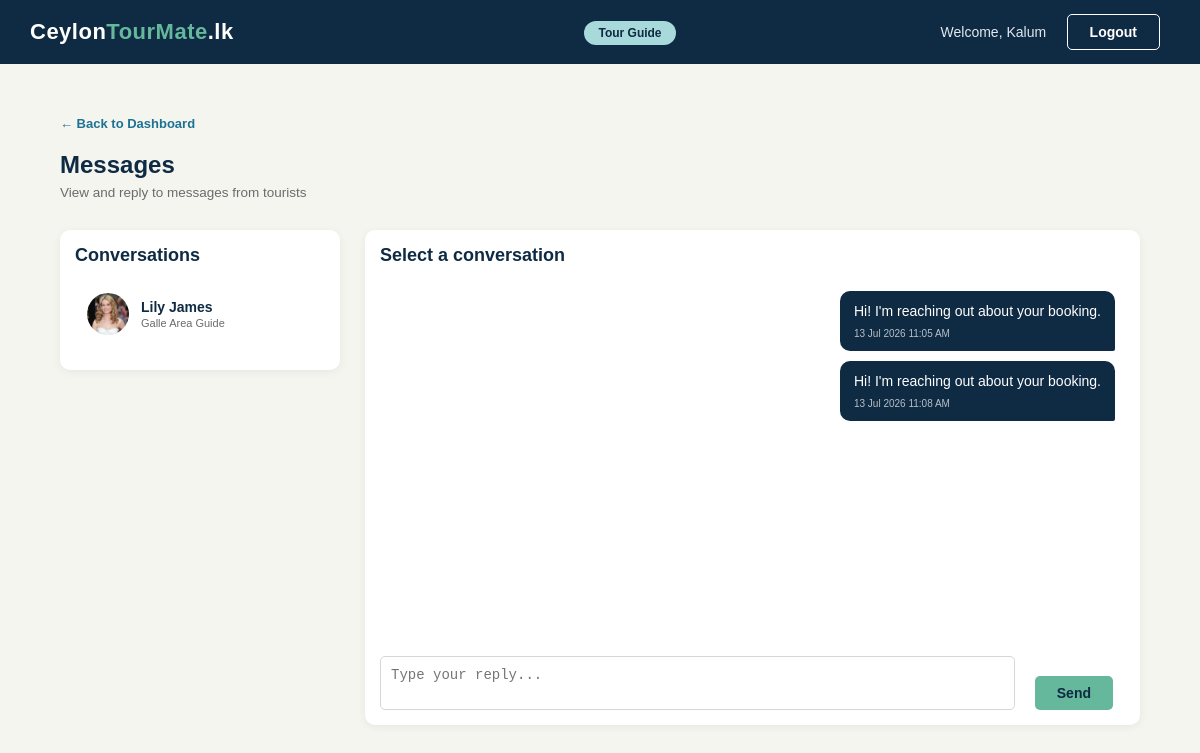
The page /tourguidemessages.php?user_id=9&listing_id=17 (signed in) on the database its author committed.
### tables this page shows
CREATE TABLE `messages` (
  `id` int(11) NOT NULL,
  `sender_id` int(11) DEFAULT NULL,
  `receiver_id` int(11) DEFAULT NULL,
  `listing_id` int(11) DEFAULT NULL,
  `message` text DEFAULT NULL,
  `is_read` tinyint(4) DEFAULT 0,
  `created_at` timestamp NOT NULL DEFAULT current_timestamp()
);

CREATE TABLE `listings` (
  `id` int(11) NOT NULL,
  `user_id` int(11) DEFAULT NULL,
  `title` varchar(255) DEFAULT NULL,
  `description` text DEFAULT NULL,
  `location` varchar(255) DEFAULT NULL,
  `city` varchar(100) DEFAULT NULL,
  `price` decimal(10,2) DEFAULT NULL,
  `status` enum('pending','approved','rejected') DEFAULT 'pending',
  `type` enum('tour_guide','shop','hotel','experience') DEFAULT NULL,
  `created_at` timestamp NOT NULL DEFAULT current_timestamp(),
  `is_deleted` tinyint(1) NOT NULL DEFAULT 0
);

### Classes/Message.php (called while the page is built, shortened)
<?php
class Message {
    public static function getConversations($userId) {
    $conn = DBconnection::getInstance()->getConnection();
    $sql = "SELECT
                m.*,
                CASE WHEN m.sender_id = ? THEN r.firstname ELSE s.firstname END as firstname,
                CASE WHEN m.sender_id = ? THEN r.lastname ELSE s.lastname END as lastname,
                CASE WHEN m.sender_id = ? THEN r.profile_pic ELSE s.profile_pic END as profile_pic,
                CASE WHEN m.sender_id = ? THEN m.receiver_id ELSE m.sender_id END as other_user_id,
                l.title as listing_title,
                COUNT(CASE WHEN m.is_read = 0 AND m.receiver_id = ? THEN 1 END) as unread_count
            FROM messages m
            JOIN users s ON m.sender_id = s.id
            JOIN users r ON m.receiver_id = r.id
            JOIN listings l ON m.listing_id = l.id
            WHERE m.sender_id = ? OR m.receiver_id = ?
            GROUP BY
                CASE WHEN m.sender_id = ? THEN m.receiver_id ELSE m.sender_id END,
                m.listing_id
            ORDER BY m.created_at DESC";
    $stmt = $conn->prepare($sql);
    $stmt->bind_param("iiiiiiii",
        $userId, $userId, $userId, $userId,
        $userId, $userId, $userId, $userId
    );
    $stmt->execute();
    $result = $stmt->get_result();
    $conversations = [];
    while ($row = $result->fetch_assoc()) {
        $conversations[] = $row;
    }
    return $conversations;
}
    public static function getThread($userId, $otherUserId, $listingId) {
        $conn = DBconnection::getInstance()->getConnection();
        $sql = "SELECT m.*, u.firstname, u.lastname, u.profile_pic
                FROM messages m
                JOIN users u ON m.sender_id = u.id
                WHERE ((m.sender_id = ? AND m.receiver_id = ?)
                OR (m.sender_id = ? AND m.receiver_id = ?))
                AND m.listing_id = ?
                ORDER BY m.created_at ASC";
        $stmt = $conn->prepare($sql);
        $stmt->bind_param("iiiii",
            $userId, $otherUserId,
            $otherUserId, $userId,
            $listingId
        );
        $stmt->execute();
        $result = $stmt->get_result();
        $thread = [];
        while ($row = $result->fetch_assoc()) {
            $thread[] = $row;
        }
        return $thread;
    }
}
?>

### tourguidemessages.php (the view, shortened to what this page needs)
<?php
require_once 'Classes/Message.php';
$userId        = $_SESSION['user_id'];
$conversations = Message::getConversations($userId);
$thread = [];
if (isset($_GET['user_id']) && isset($_GET['listing_id'])) {
    $otherUserId = $_GET['user_id'];
    $listingId   = $_GET['listing_id'];
    $thread      = Message::getThread($userId, $otherUserId, $listingId);
}
?>
<!DOCTYPE html>
<html lang="en">
<head>
    <link rel="stylesheet" type="text/css" href="style.css">
</head>
<body>
<div class="navbar">
    <table>
        <tr>
            <td class="logo-cell">
                <a href="tourguidedashboard.php"><span class="logo-text">Ceylon<span>TourMate</span>.lk</span></a>
            </td>
            <td class="nav-links-cell">
                <span class="partner-badge tourguide-badge">Tour Guide</span>
            </td>
            <td class="nav-buttons-cell">
                <span class="admin-welcome">Welcome, <?php echo htmlspecialchars($_SESSION['firstname']); ?></span>
                <a href="logout.php"><button class="btn btn-login">Logout</button></a>
            </td>
        </tr>
    </table>
</div>
<div class="admin-section">
    <a href="tourguidedashboard.php" class="back-link">&larr; Back to Dashboard</a>
    <h2 class="admin-page-title">Messages</h2>
    <p class="admin-page-subtitle">View and reply to messages from tourists</p>
    <div class="messages-layout">
        <div class="conversations-list">
            <h3 class="admin-subsection-title">Conversations</h3>
            <?php if(empty($conversations)) { ?>
    <p class="table-empty" style="padding:20px; text-align:center;">No conversations yet</p>
<?php } else { ?>
    <?php foreach($conversations as $convo) { ?>
    <a href="tourguidemessages.php?user_id=<?php echo $convo['other_user_id']; ?>&listing_id=<?php echo $convo['listing_id']; ?>"
       class="conversation-item <?php echo $convo['unread_count'] > 0 ? 'unread' : ''; ?>">
        <img src="<?php echo $convo['profile_pic'] ?? 'uploads/profiles/default.png'; ?>" class="convo-avatar">
        <div class="convo-info">
            <span class="convo-name"><?php echo $convo['firstname'] . ' ' . $convo['lastname']; ?></span>
            <span class="convo-listing"><?php echo $convo['listing_title']; ?></span>
        </div>
    </a>
    <?php } ?>
<?php } ?>
        </div>
        <div class="message-thread">
            <h3 class="admin-subsection-title">
                Select a conversation
            </h3>
            <div class="message-bubble-container" id="messageBubbles">
                <?php if(empty($thread)) { ?>
    <p class="table-empty" style="padding:20px; text-align:center;">No messages to show</p>
<?php } else { ?>
    <?php foreach($thread as $msg) { ?>
    <div class="message-bubble <?php echo $msg['sender_id'] == $userId ? 'bubble-sent' : 'bubble-received'; ?>">
        <p><?php echo $msg['message']; ?></p>
        <span class="bubble-time"><?php echo date('d M Y h:i A', strtotime($msg['created_at'])); ?></span>
    </div>
    <?php } ?>
<?php } ?>
            </div>
            <?php if(isset($_GET['user_id']) && isset($_GET['listing_id'])) { ?>
            <form name="replyform" method="post" action="tourguidereplybackend.php" onsubmit="return validateReply();">
                <div class="reply-bar">
                    <textarea name="message" placeholder="Type your reply..." rows="2" id="replyMessage" style="flex:1; padding:10px; border:1px solid #d6d6d6; border-radius:5px; font-size:14px; resize:none;"></textarea>
                    <button type="submit" class="btn btn-primary" style="margin-left:10px;">Send</button>
                </div>
            </form>
            <?php } ?>
        </div>
    </div>
</div>
</body>
</html>

### style.css (style rules this page uses)
* { margin: 0; padding: 0; box-sizing: border-box; }
body { font-family: Arial, Helvetica, sans-serif; background-color: #f5f5f0; color: #2b2b2b; }
a { text-decoration: none; color: inherit; }
.navbar { background-color: #0f2a43; width: 100%; }
.navbar table { width: 100%; border-collapse: collapse; }
.navbar td { padding: 14px 30px; vertical-align: middle; }
.logo-cell { width: 30%; }
.logo-text { color: #ffffff; font-size: 22px; font-weight: bold; letter-spacing: 0.5px; }
.logo-text span { color: #65b89c; }
.nav-links-cell { width: 45%; text-align: center; }
.nav-buttons-cell { width: 30%; text-align: right; }
.btn { display: inline-block; padding: 9px 22px; border-radius: 5px; font-size: 14px; font-weight: bold; cursor: pointer; border: none; }
.btn-login { background-color: transparent; color: #ffffff; border: 1px solid #ffffff; margin-right: 10px; }
.btn-primary { background-color: #65b89c; color: #0f2a43; margin-right: 12px; }
.admin-welcome { color: #e2e8f0; font-size: 14px; margin-right: 16px; }
.admin-section { padding: 50px 60px; max-width: 1300px; margin: 0 auto; }
.admin-page-title { font-size: 24px; color: #0f2a43; margin-bottom: 6px; }
.admin-page-subtitle { font-size: 13.5px; color: #6b6b6b; margin-bottom: 30px; }
.back-link { display: inline-block; font-size: 13px; color: #1c7293; font-weight: bold; margin-bottom: 20px; }
.admin-subsection-title { font-size: 18px; color: #0f2a43; margin-bottom: 15px; }
.partner-badge { background-color: #f0c040; color: #0f2a43; font-size: 12px; font-weight: bold; padding: 5px 14px; border-radius: 20px; }
.messages-layout { display: flex; gap: 25px; align-items: flex-start; }
.conversations-list { width: 280px; min-width: 280px; background-color: #ffffff; border-radius: 10px; box-shadow: 0 2px 8px rgba(0,0,0,0.06); padding: 15px; }
.conversation-item { display: flex; align-items: center; gap: 12px; padding: 12px; border-radius: 8px; margin-bottom: 8px; cursor: pointer; }
.convo-avatar { width: 42px; height: 42px; border-radius: 50%; object-fit: cover; }
.convo-info { display: flex; flex-direction: column; flex: 1; }
.convo-name { font-size: 14px; font-weight: bold; color: #0f2a43; }
.convo-listing { font-size: 11px; color: #6b6b6b; margin-top: 2px; }
.message-thread { flex: 1; background-color: #ffffff; border-radius: 10px; box-shadow: 0 2px 8px rgba(0,0,0,0.06); padding: 15px; display: flex; flex-direction: column; }
.message-bubble-container { flex: 1; min-height: 350px; max-height: 450px; overflow-y: auto; padding: 10px; display: flex; flex-direction: column; gap: 10px; margin-bottom: 15px; }
.message-bubble { max-width: 70%; padding: 10px 14px; border-radius: 10px; font-size: 14px; line-height: 1.5; }
.bubble-sent { background-color: #0f2a43; color: #ffffff; align-self: flex-end; border-bottom-right-radius: 2px; }
.bubble-time { font-size: 10px; opacity: 0.7; display: block; margin-top: 4px; }
.reply-bar { display: flex; align-items: flex-end; gap: 10px; margin-top: 10px; }
.tourguide-badge { background-color: #a8dadc; color: #0f2a43; }

### rows shown on the page
messages: firstname "Lily", lastname "James", listing.title "Galle Area Guide", message "Hi! I'm reaching out about your booking.", created_at "13 Jul 2026 11:05 AM"
messages: message "Hi! I'm reaching out about your booking.", created_at "13 Jul 2026 11:08 AM"

### other values the page prints
$_SESSION['firstname'] "Kalum"
